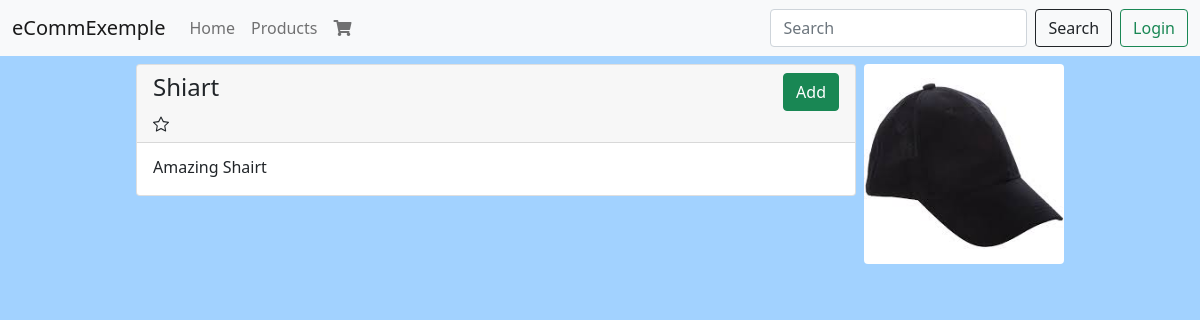
The page /ecommerce/1 on the database its author committed.
### products/models.py (models this page shows, shortened)
class Product(models.Model):
    slug = models.SlugField(blank=True, null=True, unique=True)
    title = models.CharField(max_length=120)
    description = models.TextField()
    price = models.DecimalField(max_digits=5, decimal_places=2)
    image = models.ImageField(
        upload_to=upload_image_path, null=True, blank=True)
    featured = models.BooleanField(default=False)
    active = models.BooleanField(default=True)
    objects = ProductManger()

### products/views.py (the view)
# urls.py: path("<int:pk>", ProductDetailView.as_view(), name="product"),
class ProductDetailView(DetailView):
    queryset = Product.objects.all()
    def get_context_data(self, **kwargs: Any) -> Dict[str, Any]:
        context = super().get_context_data(**kwargs)
        context['cart'], _ = Cart.objects.new_or_get(self.request)
        return context

### carts/models.py (called while the page is built)
def pre_save_cart_total_reciver(sender, instance: Cart, *args, **kwargs):
    if instance.total != instance.subtotal:
        instance.total = instance.subtotal
        instance.save()

    def new_or_get(self, request: HttpRequest):
        cart_id = request.session.get("cart_id", None)
        cart_obj, is_created = Cart.objects.get_or_create(id=cart_id)
        if not is_created and request.user.is_authenticated:
            cart_obj.user = request.user
            cart_obj.save()
        request.session["cart_id"] = cart_obj.id
        return cart_obj, is_created

### orders/models.py (called while the page is built)
def post_save_update_order(sender, instance, *args, **kwargs):
    cart_obj = instance
    cart_id = cart_obj.id
    qs = Order.objects.filter(cart__id=cart_id)
    if qs.count() == 1:
        order_obj = qs.first()
        order_obj.update_total()

### products/models.py (called while the page is built)
    def get_queryset(self):
        return ProductQuerySet(self.model, using=self._db)

### products/templates/products/product_detail.html (shortened to what this page needs)
{% extends "base.html" %}
{%load static%}
{% block content %}
<div class="container my-2">
    {%if product.image %}
    <img class="item-detail rounded float-end ms-2" src="{{product.image.url}}" alt="Card image cap">
    {%endif%}
    <div class="card ">
        <div class="card-header">
            <h4 class="card-title ">{{product.title}}
                {%include 'carts/snippets/add_remove_product.html'%}
            </h4>
        </div>
        <div class="card-body">
            <p class="card-subtitle">{{product.description}}</p>
        </div>
    </div>
</div>
{% endblock content %}}

### templates/statics/css/base.css (style rules this page uses)
.bg { background-color: #A2D2FF; }
img.item-detail { width: 200px; }

### rows shown on the page
Product: image (picture), title "Shiart", description "Amazing Shairt"
